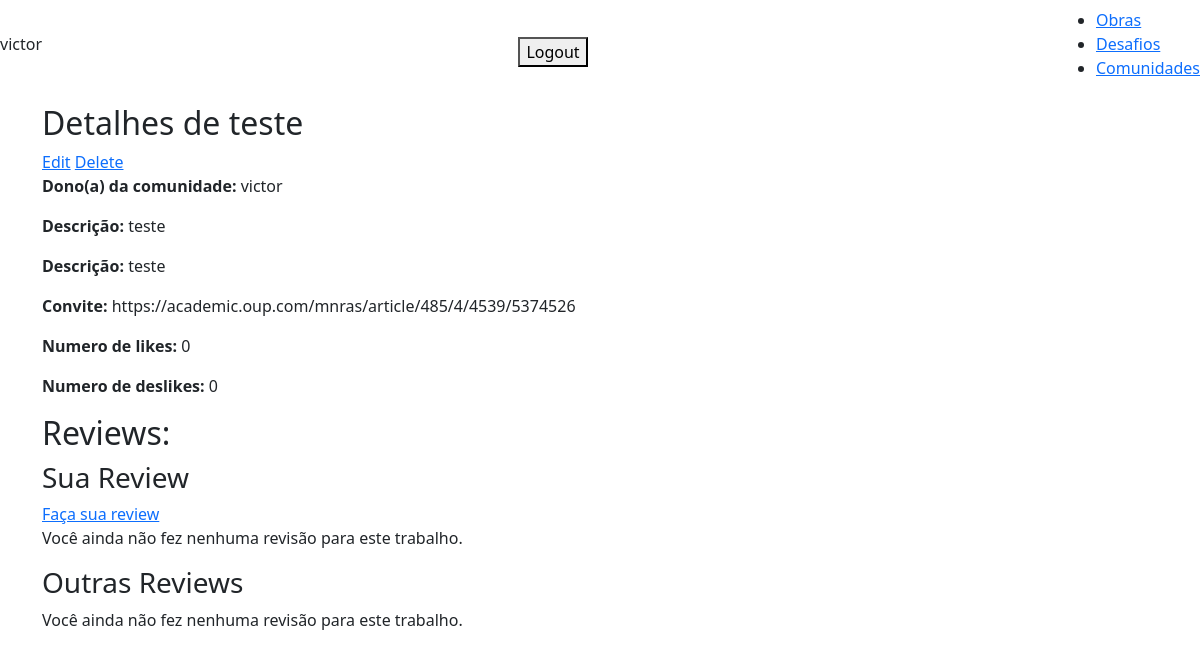
Before: /user/community/2/ (signed in) with the older database file.
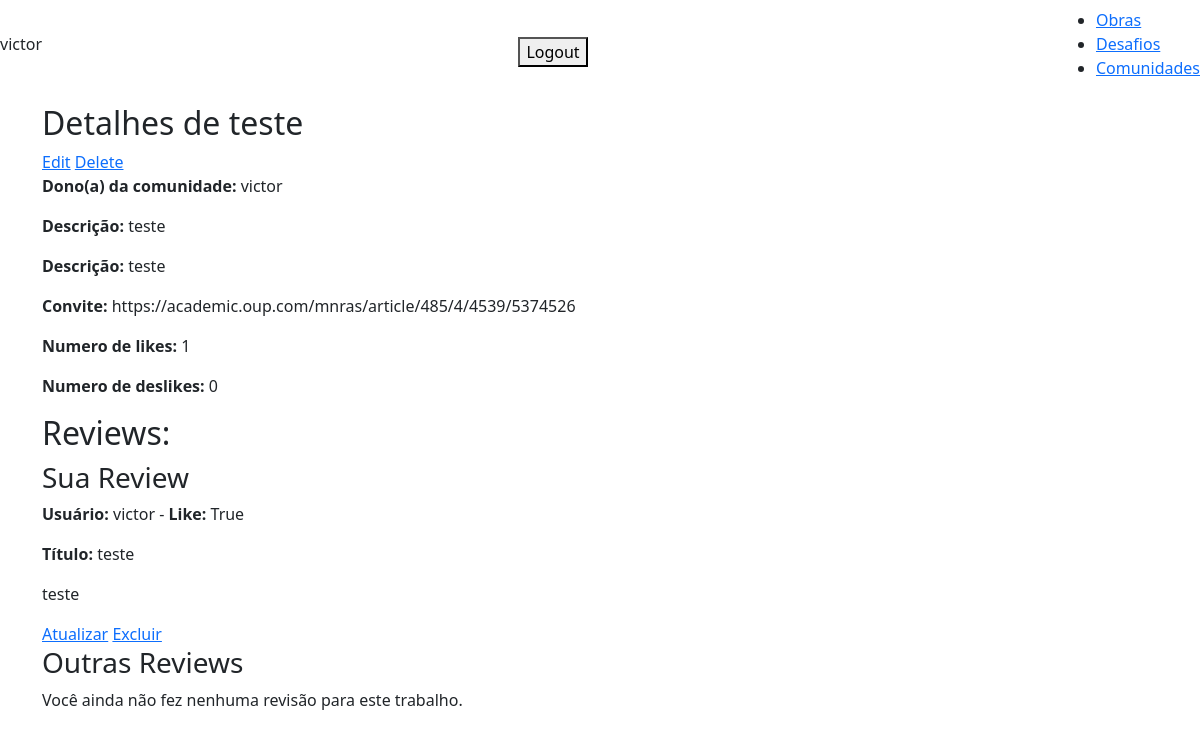
After: the same page with the newer database file.
### base/models.py (models this page shows, shortened)
class Community(models.Model):
    user = models.ForeignKey(User, on_delete=models.CASCADE)
    name = models.CharField(max_length=200, null=True, blank=True)
    description = models.TextField(null=True, blank=True)
    link = models.URLField(null=True, blank=True)

class CommunityReview(models.Model):
    community = models.ForeignKey(Community, related_name='community_reviews', on_delete=models.CASCADE)
    user = models.ForeignKey(User, on_delete=models.CASCADE)
    title = models.CharField(max_length=200, null=True, blank=True)
    review = models.TextField(null=True, blank=True)
    like = models.BooleanField(default=True)

### base/views/community_views.py (the view)
# urls.py: path('user/community/<int:pk>/', CommunityDetail.as_view(), name='community'),
class CommunityDetail(LoginRequiredMixin, DetailView):
    model = Community
    context_object_name = 'community'
    template_name = 'base/community_front/community.html'
    def get_context_data(self, **kwargs):
        context = super().get_context_data(**kwargs)
        user_reviews = CommunityReview.objects.filter(community=self.object, user=self.request.user)
        other_reviews = CommunityReview.objects.filter(community=self.object).exclude(user=self.request.user)
        likes = CommunityReview.objects.filter(community=self.object, like=True).count()
        deslikes = CommunityReview.objects.filter(community=self.object, like=False).count()
        context['user_reviews'] = user_reviews
        context['other_reviews'] = other_reviews
        context['likes'] = likes
        context['deslikes'] = deslikes
        return context

### base/templates/base/community_front/community.html (shortened to what this page needs)
{% extends 'base/main_detail.html' %}
{% block content %}
    <h2>Detalhes de {{ community.name }}</h2>
    <tr>
        <td><a href="{% url 'community-update' community.id %}">Edit</a></td>
        <td><a href="{% url 'community-delete' community.id %}">Delete</a></td>
    </tr>
    <p><strong>Dono(a) da comunidade:</strong> {{ community.user }}</p>
    <p><strong>Descrição:</strong> {{ community.description }}</p>
    <p><strong>Descrição:</strong> {{ community.description }}</p>
    <p><strong>Convite:</strong> {{ community.link }}</p>
    <p><strong>Numero de likes:</strong> {{ likes }}</p>
    <p><strong>Numero de deslikes:</strong> {{ deslikes }}</p>
<h2>Reviews:</h2>
    <h3>Sua Review</h3>
    {% if not user_reviews %}
        <a href="{% url 'community-review-create' community_id=community.id %}">Faça sua review</a>
    {% endif %}
    {% for review in user_reviews %}
        <p> <strong>Usuário:</strong> {{ review.user.username }} - <strong>Like:</strong> {{ review.like }}</p>
        <p><strong>Título:</strong> {{ review.title }}</p>
        <p>{{ review.review }}</p>
        {% if review.user == request.user %}
            <a href="{% url 'community-review-update' pk=review.pk %}">Atualizar</a>
            <a href="{% url 'community-review-delete' pk=review.pk %}">Excluir</a>
        {% endif %}
    {% empty %}
        <p>Você ainda não fez nenhuma revisão para este trabalho.</p>
    {% endfor %}
    <h3>Outras Reviews</h3>
    {% for review in other_reviews %}
        <p> <strong>Usuário:</strong> {{ review.user.username }} - <strong>Like:</strong> {{ review.like }}</p>
        <p><strong>Título:</strong> {{ review.title }}</p>
        <p>{{ review.review }}</p>
    {% empty %}
        <p>Você ainda não fez nenhuma revisão para este trabalho.</p>
    {% endfor %}
{% endblock %}

### base/templates/base/main_detail.html (shortened to what this page needs)
<!DOCTYPE html>
<html lang="en">
<head>
    <link href="https://cdn.jsdelivr.net/npm/bootstrap@5.3.3/dist/css/bootstrap.min.css" rel="stylesheet">
</head>
<body>
    {% include 'base/navbar.html' %}
    <div class="container">
            {% block content %}
            {% endblock %}
    </div>
</body>
</html>

### base/templates/base/navbar.html (shortened to what this page needs)
<nav class="navbar">
    {% if request.user.is_authenticated%}
    <p>{{request.user}}</p>
    <form action="{% url 'logout' %}" method="post">
        <button type="submit">Logout</button>
    </form>
    {% else %}
    <a href="{% url 'login' %}">Login</a>
    {% endif %}
    <ul>
        <li><a href="{% url 'works' %}">Obras</a></li>
        <li><a href="{% url 'challenges' %}">Desafios</a></li>
        <li><a href="{% url 'communities' %}">Comunidades</a></li>
    </ul>
</nav>

Changed rows visible on the page:
added CommunityReview: user.username "victor", like "True", title "teste", review "teste", shows "Atualizar"
Other visible differences:
{{ likes }}: "0" → "1"
text no longer shown: "Faça sua review Você ainda não fez nenhuma revisão para este trabalho."
